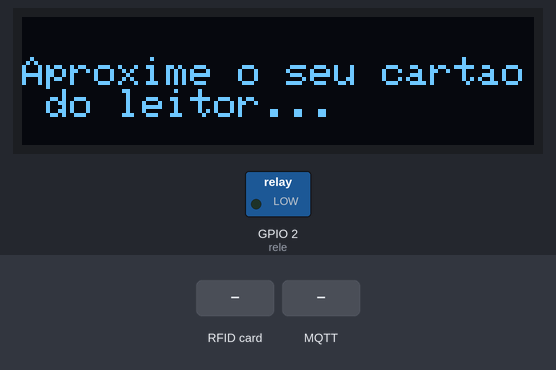
This sketch was run on a simulated ESP32. On the bench: 128×32 one-colour display, switched loads named in the sketch (green lamp = pin HIGH). The inputs (shaded band) are chosen by the test bench. WiFi joins after 1.5 s; servers stay silent unless stated; the display library's start-up logo is not drawn; no MQTT or app messages arrive unless stated; what the sketch prints to the serial monitor is not drawn.

Above: at 5.3 s.
5.4 s: RFID card 39 9B 70 63 held to the reader
At 5.42 s:
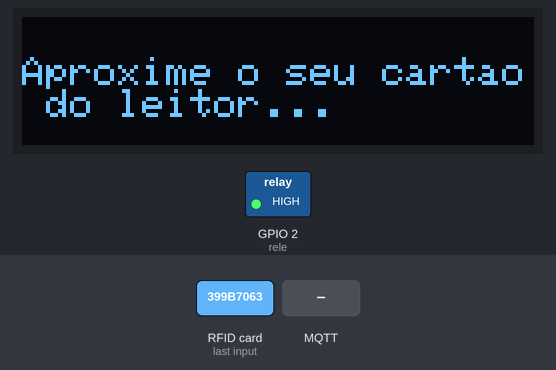
At 6.4 s:
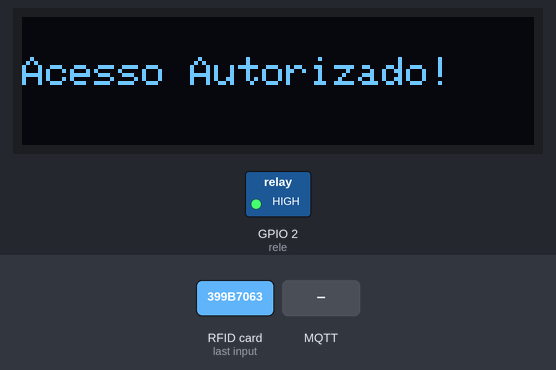
6.9 s: MQTT message "1" arrives on the first subscribed topic
8.4 s: RFID card 5E 7A 19 C4 held to the reader
Timing chart, 0 to 11.9 s (numbered marks = the images above; inputs shaded):
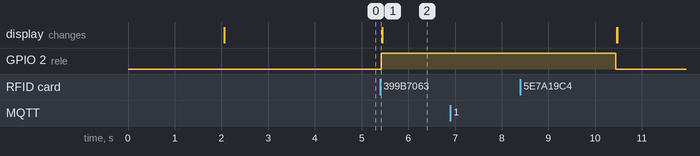

Measured:
- after the input at 5.4 s, GPIO 2 (rele): LOW → HIGH at once
- after the input at 6.9 s, every drawn part: stays the same

The sketch:

rfidAccess.ino
```cpp
#include <SPI.h>
#include <MFRC522.h>
#include <Adafruit_GFX.h>
#include <Adafruit_SSD1306.h>
#include "Arduino.h"
#include<string.h>
#include <WiFi.h>
#include <AsyncMqttClient.h>
#include "config.h"
#define MAX_LENGTH 100
#define NUM_STRINGS 10

//define alguns pinos do esp32 que serao conectados aos modulos e componentes
#define rele 2
#define SS_PIN 14
#define RST_PIN 27
#define SIZE_BUFFER     18
#define MAX_SIZE_BLOCK  16

#define SCREEN_WIDTH 128 // OLED display width, in pixels
#define SCREEN_HEIGHT 32 // OLED display height, in pixels
#define OLED_RESET     -1 // Reset pin # (or -1 if sharing Arduino reset pin)
Adafruit_SSD1306 display(SCREEN_WIDTH, SCREEN_HEIGHT, &Wire, OLED_RESET);
int i = 0;
int state = 0;
char st[20];
String temp, aux, conteudo;
String topic_mote = String(MOTE_ID) + "/";

char ids[NUM_STRINGS][MAX_LENGTH] = { {"39 9B 70 63"}};

AsyncMqttClient mqttClient;
TimerHandle_t mqttReconnectTimer;
TimerHandle_t wifiReconnectTimer;

MFRC522 mfrc522(SS_PIN, RST_PIN);   // Create MFRC522 instance.
void connectToWifi() {
  Serial.println("Connecting to Wi-Fi...");
  WiFi.begin(WIFI_SSID, WIFI_PASSWORD);
}

void connectToMqtt() {
  Serial.println("Connecting to MQTT...");
  mqttClient.connect();
}

void WiFiEvent(WiFiEvent_t event) {
  Serial.printf("[WiFi-event] event: %d\n", event);
  switch(event) {
    case SYSTEM_EVENT_STA_GOT_IP:
      Serial.println("WiFi connected");
      Serial.println("IP address: ");
      Serial.println(WiFi.localIP());
      connectToMqtt();
      break;
    case SYSTEM_EVENT_STA_DISCONNECTED:
      Serial.println("WiFi lost connection");
      xTimerStop(mqttReconnectTimer, 0); // ensure we don't reconnect to MQTT while reconnecting to Wi-Fi
      xTimerStart(wifiReconnectTimer, 0);
      break;
  }
}

// Add more topics that want your ESP to be subscribed to
void onMqttConnect(bool sessionPresent) {
  Serial.println("Connected to MQTT.");
  Serial.print("Session present: ");
  Serial.println(sessionPresent);

  // ESP subscribed to test topic
  uint16_t packetIdSub = mqttClient.subscribe(MOTE_ID, 0);
  Serial.println("Subscribing at QoS 0");
}

void onMqttDisconnect(AsyncMqttClientDisconnectReason reason) {
  Serial.println("Disconnected from MQTT.");
  if (WiFi.isConnected()) {
    xTimerStart(mqttReconnectTimer, 0);
  }
}

void onMqttSubscribe(uint16_t packetId, uint8_t qos) {
  Serial.println("Subscribe acknowledged.");
  Serial.print("  packetId: ");
  Serial.println(packetId);
  Serial.print("  qos: ");
  Serial.println(qos);
}

void onMqttUnsubscribe(uint16_t packetId) {
  Serial.println("Unsubscribe acknowledged.");
  Serial.print("  packetId: ");
  Serial.println(packetId);
}

// You can modify this function to handle what happens when you receive a certain message in a specific topic
void onMqttMessage(char* topic, char* payload, AsyncMqttClientMessageProperties properties, size_t len, size_t index, size_t total) {
  String messageTemp;
  aux = " ";
  for (int i = 0; i < len; i++) {
    //Serial.print((char)payload[i]);
    messageTemp += (char)payload[i];
  }
  // Check if the MQTT message was received on topic test
  if (strcmp(topic, MOTE_ID) == 0) {
    Serial.println("TRUE");
  }
  for (int i = 0; i < NUM_STRINGS; ++i)
  {
    if (messageTemp == String(topic_mote) + String(ids[i]))
    {
        state = 1;
        String stats =  "Porta Aberta \n\n";

        aux = stats;
        uint16_t packetIdPub1 = mqttClient.publish(MOTE_ID, 1, true, aux.c_str());
    }
  }
  messageTemp = "\0";
}

void onMqttPublish(uint16_t packetId) {
  Serial.print("Publish acknowledged.");
  Serial.print("  packetId: ");
  Serial.println(packetId);
}
void remove_spaces(char* s) {
    char* d = s;
    do {
        while (*d == ' ') {
            ++d;
        }
    } while (*s++ = *d++);
}
void setup()
{
  Serial.begin(115200);   // Inicia a serial
// SSD1306_SWITCHCAPVCC = generate display voltage from 3.3V internally
  if(!display.begin(SSD1306_SWITCHCAPVCC, 0x3C)) {
    Serial.println(F("SSD1306 allocation failed"));
    for(;;); // Don't proceed, loop forever
  }

  // Show initial display buffer contents on the screen --
  // the library initializes this with an Adafruit splash screen.
  display.display();
  delay(2000); // Pause for 2 seconds

  display.clearDisplay();
  display.setTextSize(1);
  display.setTextColor(WHITE);

  display.setCursor(0,10);
  display.println("Aproxime o seu cartao do leitor...");

  // Show the display buffer on the screen. You MUST call display() after
  // drawing commands to make them visible on screen!
  display.display();
  delay(2000);

  SPI.begin();      // Inicia  SPI bus
  mfrc522.PCD_Init();   // Inicia MFRC522

  Serial.println("Aproxime o seu cartao do leitor...");
  Serial.println();
  mqttReconnectTimer = xTimerCreate("mqttTimer", pdMS_TO_TICKS(2000), pdFALSE, (void*)0, reinterpret_cast<TimerCallbackFunction_t>(connectToMqtt));
  wifiReconnectTimer = xTimerCreate("wifiTimer", pdMS_TO_TICKS(2000), pdFALSE, (void*)0, reinterpret_cast<TimerCallbackFunction_t>(connectToWifi));

  WiFi.onEvent(WiFiEvent);
  connectToWifi();

  pinMode(rele, OUTPUT);
  digitalWrite(rele, LOW);
  mqttClient.onConnect(onMqttConnect);
  mqttClient.onDisconnect(onMqttDisconnect);
  mqttClient.onSubscribe(onMqttSubscribe);
  mqttClient.onUnsubscribe(onMqttUnsubscribe);
  mqttClient.onPublish(onMqttPublish);
  mqttClient.onMessage(onMqttMessage);
  mqttClient.setServer(MQTT_HOST, MQTT_PORT);
}

void loop()
{
  if (state)
  {
    digitalWrite(rele, HIGH);              //abrimos a tranca por 5 segundos
    state = 0;
  }
  if (digitalRead(rele))
  {
    display.clearDisplay();
    display.display();
    display.setTextSize(1);
    display.setTextColor(WHITE);

    display.setCursor(0,10);
    display.println("Acesso Autorizado!");

    // Show the display buffer on the screen. You MUST call display() after
    // drawing commands to make them visible on screen!
    display.display();
    for(byte s = 5; s > 0; s--){             //vai informando ao usuario quantos segundos faltao para a tranca ser fechada
      delay(1000);
    }

    digitalWrite(rele, LOW);               // fecha a tranca
    display.clearDisplay();
    display.display();
    display.setTextSize(1);
    display.setTextColor(WHITE);

    display.setCursor(0,10);
    display.println("Aproxime o seu cartao do leitor...");

    // Show the display buffer on the screen. You MUST call display() after
    // drawing commands to make them visible on screen!
    display.display();
  }
  if ( ! mfrc522.PICC_IsNewCardPresent()) {
     return;                 // se nao tiver um cartao para ser lido recomeça o void loop
  }
  if ( ! mfrc522.PICC_ReadCardSerial()) {
    return;                  //se nao conseguir ler o cartao recomeça o void loop tambem
  }

  conteudo = "";      // cria uma string

  Serial.print("id da tag :"); //imprime na serial o id do cartao

  for (byte i = 0; i < mfrc522.uid.size; i++){       // faz uma verificacao dos bits da memoria do cartao
     //ambos comandos abaixo vão concatenar as informacoes do cartao...
     //porem os 2 primeiros irao mostrar na serial e os 2 ultimos guardarao os valores na string de conteudo para fazer as verificacoes
     Serial.print(mfrc522.uid.uidByte[i] < 0x10 ? " 0" : " ");
     Serial.print(mfrc522.uid.uidByte[i], HEX);
     conteudo.concat(String(mfrc522.uid.uidByte[i] < 0x10 ? " 0" : " "));
     conteudo.concat(String(mfrc522.uid.uidByte[i], HEX));
  }
  Serial.println();
  conteudo.toUpperCase();                      // deixa as letras da string todas maiusculas
  for (int i = 0; i < 1; ++i)
  {
    if (conteudo.substring(1) == ids[i])
    { // verifica se o ID do cartao lido tem o mesmo ID do cartao que queremos liberar o acesso
      digitalWrite(rele, HIGH);              //abrimos a tranca por 5 segundos
      aux = conteudo.substring(1);
      uint16_t packetIdPub1 = mqttClient.publish(MOTE_ID, 1, true, aux.c_str());
    }
  }
}
```

config.h
```cpp
// Wifi configuration and MOTE ID
#define MOTE_ID "hendrix"
#define WIFI_SSID "ssid here"
#define WIFI_PASSWORD "password here"


// MQTT Mosquitto Broker Configuration

// coloque aqui o ip da maquina que hospedara o broker
#define MQTT_HOST IPAddress(192, 168, 0, 9)
#define MQTT_PORT 1883
#define MQTT_USERNAME "REPLACE_WITH_YOUR_MQTT_USER"
#define MQTT_PASSWORD "REPLACE_WITH_YOUR_MQTT_PASSWORD"
```
